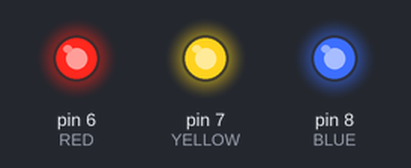
This sketch was run on a simulated Arduino Uno, built with avr-gcc and run on an emulated ATmega328P. Shown: output pins drawn as LEDs (lit = HIGH). What the sketch prints to the serial monitor is not drawn.

Above: at 0.12 s.
At 2.6 s:
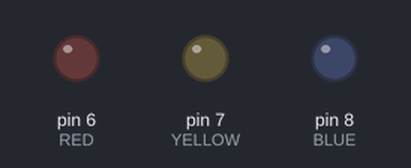
Timing chart, 0 to 3.0 s (numbered marks = the images above):
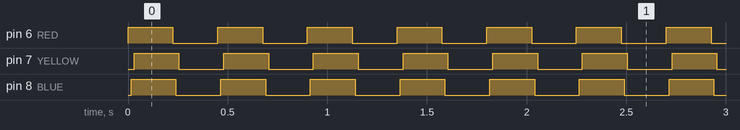

The sketch:

5_Changing_task_priority.ino
```cpp
/*
 * Sketch 05 - Changing_task_priority
 * Arduino UNO + Arduino_FreeRTOS
 *
 * Objetivo: VER el efecto de vTaskPrioritySet() en los LEDs.
 *
 * Comportamiento esperado:
 *   0-4 s : los 3 LEDs parpadean (prioridad 1, comparten la CPU por time slicing)
 *   4-8 s : amarillo sube a prioridad 2 -> rojo y azul se congelan
 *   8-12 s: amarillo baja a prioridad 1 -> los 3 parpadean otra vez
 *   ... y se repite el ciclo. Monitor serie a 9600 baudios.
 */

#include <Arduino_FreeRTOS.h>

#define RED    6
#define YELLOW 7
#define BLUE   8

#define STACK_SIZE   128   // En el port AVR la pila se mide en BYTES
#define BLINK_MS     200   // Medio periodo de parpadeo
#define TOGGLES_CAMBIO 20  // 20 x 200 ms = 4 s entre cambios de prioridad

TaskHandle_t red_Handle    = NULL;
TaskHandle_t blue_Handle   = NULL;
TaskHandle_t yellow_Handle = NULL;

// Espera activa: ocupa la CPU SIN ceder el control al planificador.
// millis() sigue funcionando porque el tick de FreeRTOS usa el Watchdog Timer,
// no el Timer0.
static void busyWait(uint32_t ms)
{
  uint32_t t0 = millis();
  while (millis() - t0 < ms) {
    // nada: solo consumir CPU
  }
}

void redLedControllerTask(void *pvParameters)
{
  (void) pvParameters;
  for (;;) {
    digitalWrite(RED, !digitalRead(RED));
    busyWait(BLINK_MS);
  }
}

void blueLedControllerTask(void *pvParameters)
{
  (void) pvParameters;
  for (;;) {
    digitalWrite(BLUE, !digitalRead(BLUE));
    busyWait(BLINK_MS);
  }
}

void yellowLedControllerTask(void *pvParameters)
{
  (void) pvParameters;
  uint8_t toggles = 0;

  for (;;) {
    digitalWrite(YELLOW, !digitalRead(YELLOW));
    busyWait(BLINK_MS);

    if (++toggles >= TOGGLES_CAMBIO) {
      toggles = 0;

      UBaseType_t actual = uxTaskPriorityGet(NULL);   // NULL = esta misma tarea
      UBaseType_t nueva  = (actual == 1) ? 2 : 1;

      Serial.print(F("Amarillo: prioridad "));
      Serial.print(actual);
      Serial.print(F(" -> "));
      Serial.println(nueva);
      Serial.flush();

      vTaskPrioritySet(NULL, nueva);  // se cambia UNA vez, no en cada vuelta
    }
  }
}

void setup()
{
  Serial.begin(9600);

  pinMode(RED, OUTPUT);
  pinMode(YELLOW, OUTPUT);
  pinMode(BLUE, OUTPUT);

  if (xTaskCreate(redLedControllerTask, "RED", STACK_SIZE, NULL, 1, &red_Handle) != pdPASS)
    Serial.println(F("Error: no se creo la tarea ROJA"));

  if (xTaskCreate(blueLedControllerTask, "BLUE", STACK_SIZE, NULL, 1, &blue_Handle) != pdPASS)
    Serial.println(F("Error: no se creo la tarea AZUL"));

  if (xTaskCreate(yellowLedControllerTask, "YELLOW", STACK_SIZE, NULL, 1, &yellow_Handle) != pdPASS)
    Serial.println(F("Error: no se creo la tarea AMARILLA"));

  Serial.println(F("Tareas creadas. Todas con prioridad 1."));
  // En esta librería el planificador arranca solo al terminar setup().
}

void loop()
{
  // loop() corre dentro de la tarea Idle (prioridad 0).
  // Como las tareas de arriba nunca se bloquean, loop() casi no se ejecutará:
  // eso también es una consecuencia de las prioridades.
}
```

Measured:
- by itself, pin 6 (RED), pin 7 (YELLOW), pin 8 (BLUE): alternates HIGH for 0.23 s and LOW for 0.23 s
